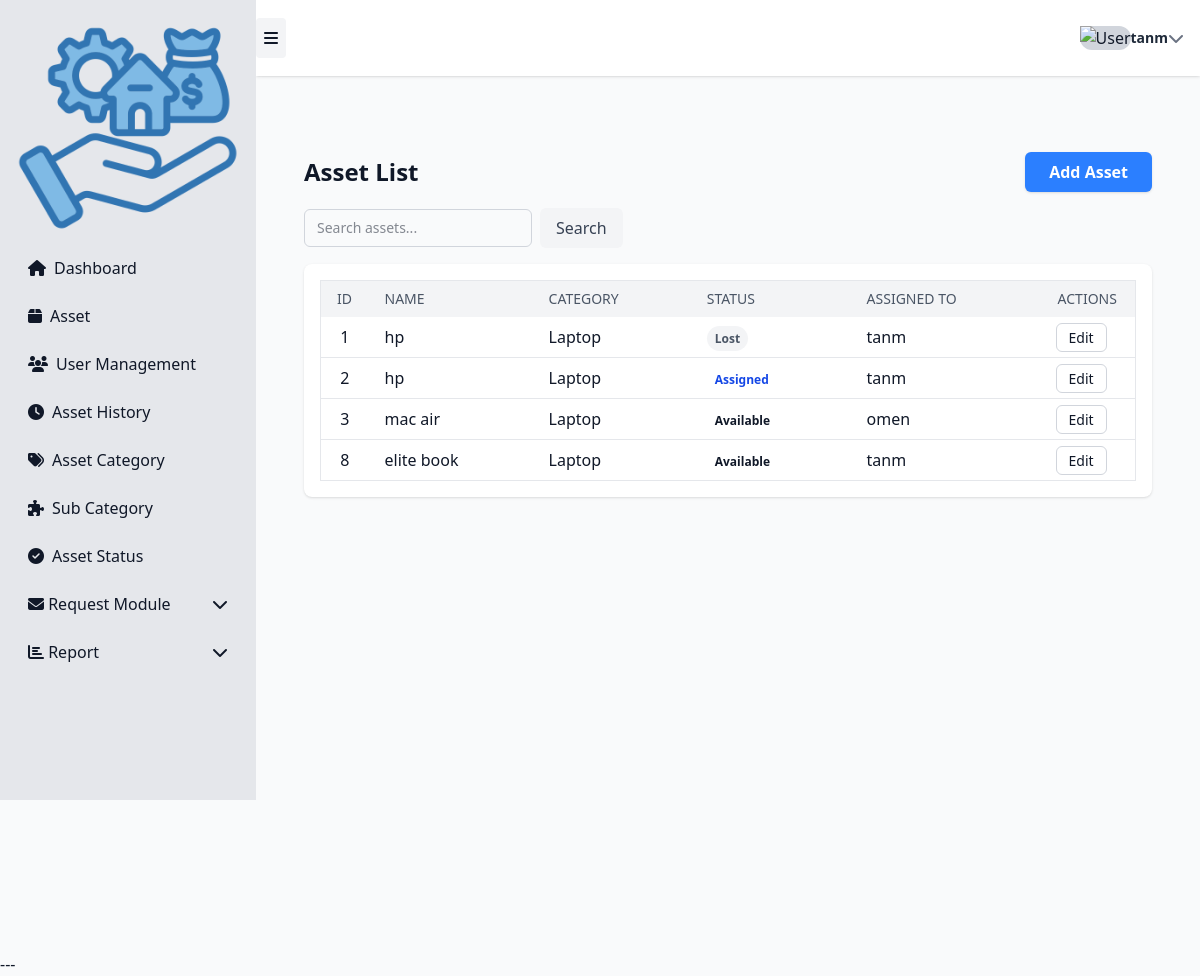
The app's page /assets/ (signed in) with its own data.
### asset1/models.py (models this page shows, shortened)
class Asset(models.Model):
    STATUS_AVAILABLE = "available"
    STATUS_ASSIGNED = "assigned"
    STATUS_MAINTENANCE = "maintenance"
    STATUS_LOST = "lost"
    STATUS_RETIRED = "retired"
    STATUS_CHOICES = [
        (STATUS_AVAILABLE, "Available"),
        (STATUS_ASSIGNED, "Assigned"),
        (STATUS_MAINTENANCE, "Maintenance"),
        (STATUS_LOST, "Lost"),
        (STATUS_RETIRED, "Retired"),
    ]
    uuid = models.UUIDField(default=uuid.uuid4, editable=False, unique=True)
    name = models.CharField(max_length=200)
    category = models.ForeignKey(Category, on_delete=models.PROTECT, related_name="assets")
    serial_number = models.CharField(max_length=200, blank=True, null=True, unique=True)
    description = models.TextField(blank=True)
    location = models.ForeignKey(Location, on_delete=models.SET_NULL, null=True, blank=True)
    status = models.CharField(max_length=32, choices=STATUS_CHOICES, default=STATUS_AVAILABLE)
    assigned_to = models.ForeignKey(settings.AUTH_USER_MODEL, null=True, blank=True,
                                    on_delete=models.SET_NULL, related_name="assigned_assets")
    acquired_date = models.DateField(null=True, blank=True)
    purchase_price = models.DecimalField(max_digits=12, decimal_places=2, null=True, blank=True)
    is_active = models.BooleanField(default=True)
    created_at = models.DateTimeField(auto_now_add=True)
    updated_at = models.DateTimeField(auto_now=True)

class Category(models.Model):
    name = models.CharField(max_length=120, unique=True)
    description = models.TextField(blank=True)
    created_at = models.DateTimeField(default=timezone.now)
    def __str__(self):
        return self.name

### asset1/views.py (the view)
# urls.py: path('assets/', views.asset_list, name='asset_list'),
@login_required
def asset_list(request):
    find_asset = request.GET.get("find_asset","")
    assets = Asset.objects.select_related("assigned_to", "category").filter(
        Q(name__icontains=find_asset)
        | Q(category__name__icontains=find_asset)
        | Q(status__icontains=find_asset)
        | Q(id__icontains=find_asset
    ))
    paginator = Paginator(assets, 10)
    page_number = request.GET.get("page")
    page_obj = paginator.get_page(page_number)
    context = {
        "object_list": page_obj,
        "is_paginated": page_obj.has_other_pages(),
        "page_obj": page_obj,
        "search_query": find_asset or "",
    }
    return render(request, "asset1/asset_list.html", context)

### asset1/templates/asset1/asset_list.html (shortened to what this page needs)
{% extends "asset1/sidebar.html" %}
{% block page_content %}
<div class="flex-1 flex flex-col min-h-screen pt-20">
    <div class="flex-1 p-6">
        <div class="flex justify-between items-center mb-4">
            <h2 class="text-2xl font-bold">Asset List</h2>
            <a href="{% url 'asset1:asset-create' %}"
               class="px-6 py-2 bg-blue-500 text-white font-semibold rounded-md shadow hover:bg-blue-700 transition">
                Add Asset
            </a>
        </div>
        <form method="get" class="flex flex-wrap items-center gap-2 mb-4 w-full">
            <input type="text"
                   name="find_asset"
                   placeholder="Search assets..."
                   value="{{ request.GET.find_asset }}"
                   class="flex-grow border border-gray-300 rounded-md px-3 py-2 text-sm focus:outline-none focus:ring-2 focus:ring-blue-500"/>
            <button type="submit"
                    class="px-4 py-2 bg-gray-100 text-gray-700 font-medium rounded-md hover:bg-gray-200 transition">
                Search
            </button>
        </form>
        <div class="bg-white rounded-lg shadow p-4 w-full">
            <table class="w-full table-fixed border border-gray-200 rounded-lg">
                <thead class="bg-gray-100">
                    <tr>
                        <th class="px-4 py-2 text-left text-sm font-medium text-gray-600 uppercase w-12">ID</th>
                        <th class="px-4 py-2 text-left text-sm font-medium text-gray-600 uppercase">Name</th>
                        <th class="px-4 py-2 text-left text-sm font-medium text-gray-600 uppercase">Category</th>
                        <th class="px-4 py-2 text-left text-sm font-medium text-gray-600 uppercase">Status</th>
                        <th class="px-4 py-2 text-left text-sm font-medium text-gray-600 uppercase">Assigned To</th>
                        <th class="px-4 py-2 text-right text-sm font-medium text-gray-600 uppercase w-24">Actions</th>
                    </tr>
                </thead>
                <tbody class="divide-y divide-gray-200">
                    {% for asset in object_list %}
                    <tr class="hover:bg-gray-50">
                        <td class="px-4 py-2 text-center truncate">{{ asset.id }}</td>
                        <td class="px-4 py-2 truncate">{{ asset.name }}</td>
                        <td class="px-4 py-2 truncate">{{ asset.category }}</td>
                        <td class="px-4 py-2">
                            <span class="px-2 py-1 text-xs font-semibold rounded-full
                                {% if asset.status == 'available' %}bg-green-100 text-green-700
                                {% elif asset.status == 'assigned' %}bg-blue-100 text-blue-700
                                {% elif asset.status == 'maintenance' %}bg-yellow-100 text-yellow-700
                                {% else %}bg-gray-100 text-gray-600{% endif %}">
                                {{ asset.get_status_display }}
                            </span>
                        </td>
                        <td class="px-4 py-2 truncate">{{ asset.assigned_to|default:"—" }}</td>
                        <td class="px-4 py-2 text-right">
                            <a href="{% url 'asset1:asset-update' asset.id %}"
                               class="px-3 py-1 text-sm border border-gray-300 rounded-md hover:bg-gray-100 transition">
                                Edit
                            </a>
                        </td>
                    </tr>
                    {% empty %}
                    <tr>
                        <td colspan="6" class="text-center py-6 text-gray-500">No assets found.</td>
                    </tr>
                    {% endfor %}
                </tbody>
            </table>
        </div>
    </div>
</div>
{% endblock %}

### asset1/templates/asset1/sidebar.html (shortened to what this page needs)
{% extends "asset1/base.html" %}
{% block content %}
<link rel="stylesheet"
      href="https://cdnjs.cloudflare.com/ajax/libs/font-awesome/6.4.0/css/all.min.css"/>
<div class="min-h-screen w-full bg-gray-50">
    <aside id="sidebar"
       class="bg-gray-200 min-h-screen fixed top-0 left-0 flex-shrink-0 overflow-y-auto transition-all duration-300 z-50"
       " style="width: 16rem;">
        <div class="flex flex-col justify-between h-full">
            <div class="flex flex-col gap-2 p-4">
              <div>
                <img src="../images/asset.png" alt="">
              </div>
                <a href="{% url 'asset1:dashboard' %}" class="flex items-center gap-2 px-3 py-2 rounded hover:bg-gray-300">
                    <i class="fas fa-home w-5"></i>
                    <span class="sidebar-text">Dashboard</span>
                </a>
                <a href="{% url 'asset1:asset_list' %}" class="flex items-center gap-2 px-3 py-2 rounded hover:bg-gray-300">
                    <i class="fas fa-box w-5"></i>
                    <span class="sidebar-text">Asset</span>
                </a>
                <a href="{% url 'asset1:employee_list' %}" class="flex items-center gap-2 px-3 py-2 rounded hover:bg-gray-300">
                    <i class="fas fa-users w-5"></i>
                    <span class="sidebar-text">User Management</span>
                </a>
                <a href="{% url 'asset1:asset_history' %}" class="flex items-center gap-2 px-3 py-2 rounded hover:bg-gray-300">
                    <i class="fas fa-clock w-5"></i>
                    <span class="sidebar-text">Asset History</span>
                </a>
                <a href="{% url 'asset1:asset_category' %}" class="flex items-center gap-2 px-3 py-2 rounded hover:bg-gray-300">
                    <i class="fas fa-tags w-5"></i>
                    <span class="sidebar-text">Asset Category</span>
                </a>
                <a href="{% url 'asset1:subcategory_list' %}" class="flex items-center gap-2 px-3 py-2 rounded hover:bg-gray-300">
                    <i class="fas fa-puzzle-piece w-5"></i>
                    <span class="sidebar-text">Sub Category</span>
                </a>
                <a href="{% url 'asset1:asset_status' %}" class="flex items-center gap-2 px-3 py-2 rounded hover:bg-gray-300">
                    <i class="fas fa-check-circle w-5"></i>
                    <span class="sidebar-text">Asset Status</span>
                </a>
                <details class="group">
                    <summary class="flex justify-between items-center px-3 py-2 rounded cursor-pointer hover:bg-gray-300">
                        <span>
                            <i class="fas fa-envelope w-5"></i>
                            <span class="sidebar-text">Request Module</span>
                        </span>
                        <i class="fas fa-chevron-down transition-transform group-open:rotate-180"></i>
                    </summary>
                </details>
                <details class="group">
                    <summary class="flex justify-between items-center px-3 py-2 rounded cursor-pointer hover:bg-gray-300">
                        <span>
                            <i class="fas fa-chart-bar w-5"></i>
                            <span class="sidebar-text">Report</span>
                        </span>
                        <i class="fas fa-chevron-down transition-transform group-open:rotate-180"></i>
                    </summary>
                </details>
            </div>
        </div>
    </aside>
    <nav id="navbar"
     class="bg-white shadow flex justify-between items-center px-10 h-20 flex-shrink-0 fixed top-0 z-40 transition-all duration-300"
     style="height: 4.75rem; left: 16rem; width: calc(100vw - 16rem);">
        <div class="flex items-center gap-4">
            <button id="sidebar-toggle"
                    class="p-2 rounded bg-gray-100 hover:bg-gray-200 transition">
                <i class="fa-solid fa-bars"></i>
            </button>
        </div>
        <div class="relative flex items-center" id="user-dropdown-container">
            <button id="user-dropdown-btn" class="flex items-center gap-3 px-4 py-2 rounded-lg hover:bg-gray-200 dark:hover:bg-gray-700 transition select-none">
                <div class="h-10 w-10 rounded-full overflow-hidden bg-gray-300 flex items-center justify-center">
                    <img id="user-avatar" src="" alt="User" class="object-cover w-full h-full">
                </div>
                <div class="flex flex-col leading-tight text-left sidebar-text">
                    <span class="text-gray-800 dark:text-gray-100 font-semibold text-sm">{{ user.get_username }}</span>
                </div>
                <i id="user-dropdown-icon" class="fas fa-chevron-down text-gray-500 ml-2 transition-transform duration-200"></i>
            </button>
        </div>
    </nav>
 <main id="main-content"
      class="overflow-y-auto p-6 bg-gray-50 transition-all duration-300"
      style="margin-left: 16rem; margin-top: 5rem; min-height: calc(100vh - 5rem);">
    {% block page_content %}{% endblock %}
</main>
</div>
---
{% endblock %}

### asset1/templates/asset1/asset_list.html (style rules this page uses)
html, body { overflow-x: hidden; }

### records on screen
Asset: id "1", name "hp", category "Laptop", status "Lost", assigned_to "tanm"
Asset: id "2", name "hp", category "Laptop", status "Assigned", assigned_to "tanm"
Asset: id "3", name "mac air", category "Laptop", status "Available", assigned_to "omen"
Asset: id "8", name "elite book", category "Laptop", status "Available", assigned_to "tanm"

### other values on screen
{{ user.get_username }} "tanm"
